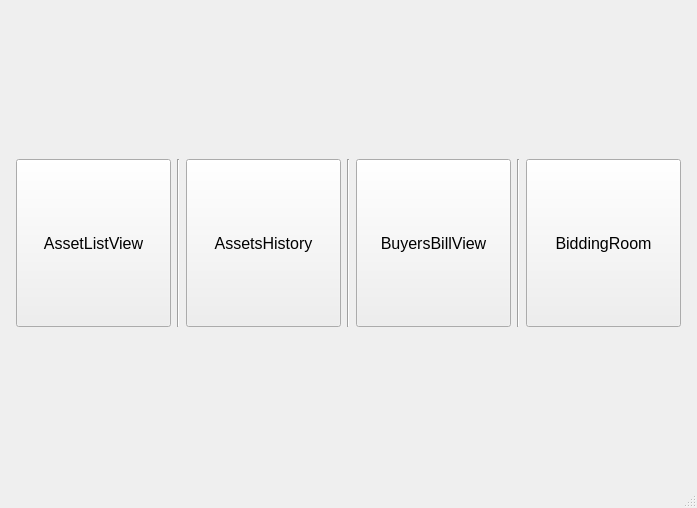
<?xml version="1.0" encoding="UTF-8"?>
<ui version="4.0">
 <class>ComissionerView</class>
 <widget class="QMainWindow" name="ComissionerView">
  <property name="geometry">
   <rect>
    <x>0</x>
    <y>0</y>
    <width>697</width>
    <height>508</height>
   </rect>
  </property>
  <property name="windowTitle">
   <string>Bid application - Comissione View</string>
  </property>
  <widget class="QWidget" name="centralwidget">
   <layout class="QGridLayout" name="gridLayout">
    <item row="0" column="1">
     <spacer name="verticalSpacer_2">
      <property name="orientation">
       <enum>Qt::Vertical</enum>
      </property>
      <property name="sizeType">
       <enum>QSizePolicy::Fixed</enum>
      </property>
      <property name="sizeHint" stdset="0">
       <size>
        <width>20</width>
        <height>150</height>
       </size>
      </property>
     </spacer>
    </item>
    <item row="1" column="0">
     <spacer name="horizontalSpacer">
      <property name="orientation">
       <enum>Qt::Horizontal</enum>
      </property>
      <property name="sizeType">
       <enum>QSizePolicy::Fixed</enum>
      </property>
      <property name="sizeHint" stdset="0">
       <size>
        <width>7</width>
        <height>50</height>
       </size>
      </property>
     </spacer>
    </item>
    <item row="1" column="1">
     <layout class="QHBoxLayout" name="horizontalLayout">
      <item>
       <widget class="QPushButton" name="assetListView">
        <property name="sizePolicy">
         <sizepolicy hsizetype="Expanding" vsizetype="Expanding">
          <horstretch>0</horstretch>
          <verstretch>0</verstretch>
         </sizepolicy>
        </property>
        <property name="minimumSize">
         <size>
          <width>150</width>
          <height>150</height>
         </size>
        </property>
        <property name="font">
         <font>
          <pointsize>12</pointsize>
         </font>
        </property>
        <property name="text">
         <string>AssetListView</string>
        </property>
       </widget>
      </item>
      <item>
       <widget class="Line" name="line">
        <property name="orientation">
         <enum>Qt::Vertical</enum>
        </property>
       </widget>
      </item>
      <item>
       <widget class="QPushButton" name="AssetsHistory">
        <property name="sizePolicy">
         <sizepolicy hsizetype="Expanding" vsizetype="Expanding">
          <horstretch>0</horstretch>
          <verstretch>0</verstretch>
         </sizepolicy>
        </property>
        <property name="minimumSize">
         <size>
          <width>150</width>
          <height>150</height>
         </size>
        </property>
        <property name="font">
         <font>
          <pointsize>12</pointsize>
         </font>
        </property>
        <property name="text">
         <string>AssetsHistory</string>
        </property>
       </widget>
      </item>
      <item>
       <widget class="Line" name="line_2">
        <property name="orientation">
         <enum>Qt::Vertical</enum>
        </property>
       </widget>
      </item>
      <item>
       <widget class="QPushButton" name="buyersBillView">
        <property name="sizePolicy">
         <sizepolicy hsizetype="Expanding" vsizetype="Expanding">
          <horstretch>0</horstretch>
          <verstretch>0</verstretch>
         </sizepolicy>
        </property>
        <property name="minimumSize">
         <size>
          <width>150</width>
          <height>150</height>
         </size>
        </property>
        <property name="font">
         <font>
          <pointsize>12</pointsize>
         </font>
        </property>
        <property name="text">
         <string>BuyersBillView</string>
        </property>
       </widget>
      </item>
      <item>
       <widget class="Line" name="line_3">
        <property name="orientation">
         <enum>Qt::Vertical</enum>
        </property>
       </widget>
      </item>
      <item>
       <widget class="QPushButton" name="biddingRoom">
        <property name="sizePolicy">
         <sizepolicy hsizetype="Expanding" vsizetype="Expanding">
          <horstretch>0</horstretch>
          <verstretch>0</verstretch>
         </sizepolicy>
        </property>
        <property name="minimumSize">
         <size>
          <width>150</width>
          <height>150</height>
         </size>
        </property>
        <property name="font">
         <font>
          <pointsize>12</pointsize>
         </font>
        </property>
        <property name="text">
         <string>BiddingRoom</string>
        </property>
       </widget>
      </item>
     </layout>
    </item>
    <item row="1" column="2">
     <spacer name="horizontalSpacer_2">
      <property name="orientation">
       <enum>Qt::Horizontal</enum>
      </property>
      <property name="sizeType">
       <enum>QSizePolicy::Fixed</enum>
      </property>
      <property name="sizeHint" stdset="0">
       <size>
        <width>7</width>
        <height>50</height>
       </size>
      </property>
     </spacer>
    </item>
    <item row="2" column="1">
     <spacer name="verticalSpacer">
      <property name="orientation">
       <enum>Qt::Vertical</enum>
      </property>
      <property name="sizeType">
       <enum>QSizePolicy::Fixed</enum>
      </property>
      <property name="sizeHint" stdset="0">
       <size>
        <width>20</width>
        <height>150</height>
       </size>
      </property>
     </spacer>
    </item>
   </layout>
  </widget>
  <widget class="QStatusBar" name="statusbar"/>
 </widget>
 <resources/>
 <connections/>
</ui>
